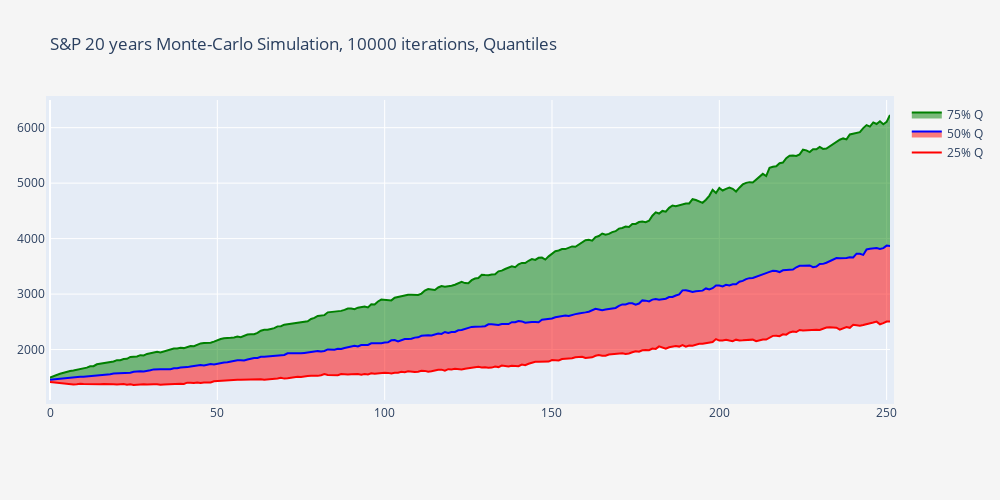

Notebook code cell kept with this figure:
### Code cell
%%time

import plotly.graph_objects as go

fig = go.Figure()
fig.add_trace(go.Scatter(y=quantiles['25% Q'], x=quantiles.index,
    fill=None,
    mode='lines',
    line_color='red',
    name="25% Q"
    ))
fig.add_trace(go.Scatter(y=quantiles['50% Q'], x=quantiles.index,
    fill='tonexty',
    mode='lines',
    line_color='blue',
    fillcolor='rgba(255, 0, 0, 0.5)',
    name="50% Q"
    ))
fig.add_trace(go.Scatter(y=quantiles['75% Q'], x=quantiles.index,
    fill='tonexty',
    mode='lines',
    line_color='green',
    name="75% Q"
    ))
fig.update_layout(
    title='S&P 20 years Monte-Carlo Simulation, 10000 iterations, Quantiles',
    autosize=False,
    width=1000,
    height=500,
    margin=dict(
        l=50,
        r=50,
        b=100,
        t=100,
        pad=4
    ),
    paper_bgcolor="whitesmoke",
)

fig.show()

### Figure 1 — Plotly figure (JSON) as saved in the notebook; plotly's stock layout.template omitted (floating-point values rounded to 4 significant figures; data arrays with more than 128 entries replaced by an {"elided": "..."} marker saying what was removed)
{"data": [{"line": {"color": "red"}, "mode": "lines", "name": "25% Q", "type": "scatter", "x": {"elided": "252 int values"}, "y": {"elided": "252 float values"}}, {"fill": "tonexty", "fillcolor": "rgba(255, 0, 0, 0.5)", "line": {"color": "blue"}, "mode": "lines", "name": "50% Q", "type": "scatter", "x": {"elided": "252 int values"}, "y": {"elided": "252 float values"}}, {"fill": "tonexty", "line": {"color": "green"}, "mode": "lines", "name": "75% Q", "type": "scatter", "x": {"elided": "252 int values"}, "y": {"elided": "252 float values"}}], "layout": {"autosize": false, "height": 500, "margin": {"b": 100, "l": 50, "pad": 4, "r": 50, "t": 100}, "paper_bgcolor": "whitesmoke", "title": {"text": "S&P 20 years Monte-Carlo Simulation, 10000 iterations, Quantiles"}, "width": 1000, "xaxis": {"autorange": true, "range": [0, 251], "type": "linear"}, "yaxis": {"autorange": true, "range": [1091.0, 6499.0], "type": "linear"}}}
